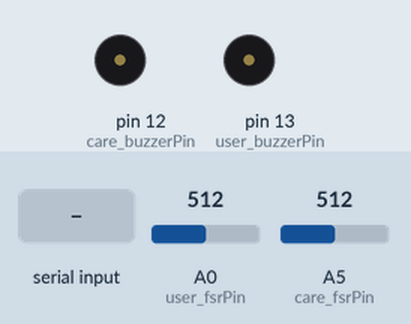
This sketch was run on a simulated Arduino Uno, built with avr-gcc and run on an emulated ATmega328P. Shown: buzzer (waves = sounding, pin HIGH). The test bench sets the inputs (shaded band); at power-on: A0 (user_fsrPin) = 512, A5 (care_fsrPin) = 512. What the sketch prints to the serial monitor is not drawn.

Above: at 1.8 s.
1.9 s: "1\n" received over Serial
At 2.1 s:
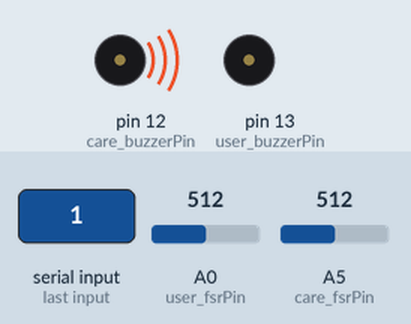
3.7 s: "2\n" received over Serial
At 3.8 s:
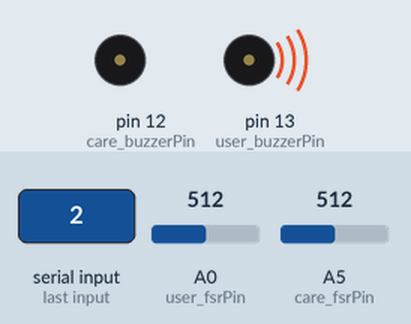
Timing chart, 0 to 6.7 s (numbered marks = the images above; inputs shaded):
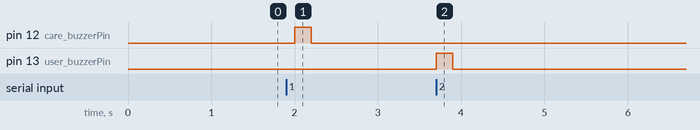

Measured:
- after the input at 1.9 s, pin 12 (care_buzzerPin): LOW → HIGH after 0.10 s, → LOW 0.20 s later
- after the input at 3.7 s, pin 13 (user_buzzerPin): LOW → HIGH at once, → LOW 0.20 s later

The sketch:

tilt_fsr_buzzer.ino
```cpp
// 1 = user
// 2 = caretaker

int user_fsrPin = A0;
int user_buzzerPin = 13;
int care_fsrPin = A5;
int care_buzzerPin = 12;

int user_lastReading = 0;
int care_lastReading = 0;
int readSerial = 0;
int user_fsrVal = 0;
int care_fsrVal = 0;

void setup () {
  pinMode(user_fsrPin, INPUT);
  pinMode(care_fsrPin, INPUT);
  pinMode(user_buzzerPin, OUTPUT);
  pinMode(care_buzzerPin, OUTPUT);
  Serial.begin(9600);
}

void loop () {
  // read fsr value and write to serial port
  user_fsrVal = analogRead(user_fsrPin);
  if (user_fsrVal > 10 && user_lastReading != 1) {
    Serial.println(1);
  }
  if (user_fsrVal > 10) {user_lastReading = 1; delay(500);}

  else {user_lastReading = 0;}

  care_fsrVal = analogRead(care_fsrPin);
  if (care_fsrVal > 10 && care_lastReading != 2) {
    Serial.println(2);
  }
  if (care_fsrVal > 10) {care_lastReading = 2; delay(500);}

  else {care_lastReading = 0;}

  // listen to serial port and and write to buzzer
  if (Serial.available() > 0) {
    readSerial = Serial.parseInt();
    if (readSerial == 1) {
      digitalWrite(care_buzzerPin, HIGH);
      delay(200);
      digitalWrite(care_buzzerPin, LOW);
    }
    if (readSerial == 2) {
      digitalWrite(user_buzzerPin, HIGH);
      delay(200);
      digitalWrite(user_buzzerPin, LOW);
    }
  }
}
```
